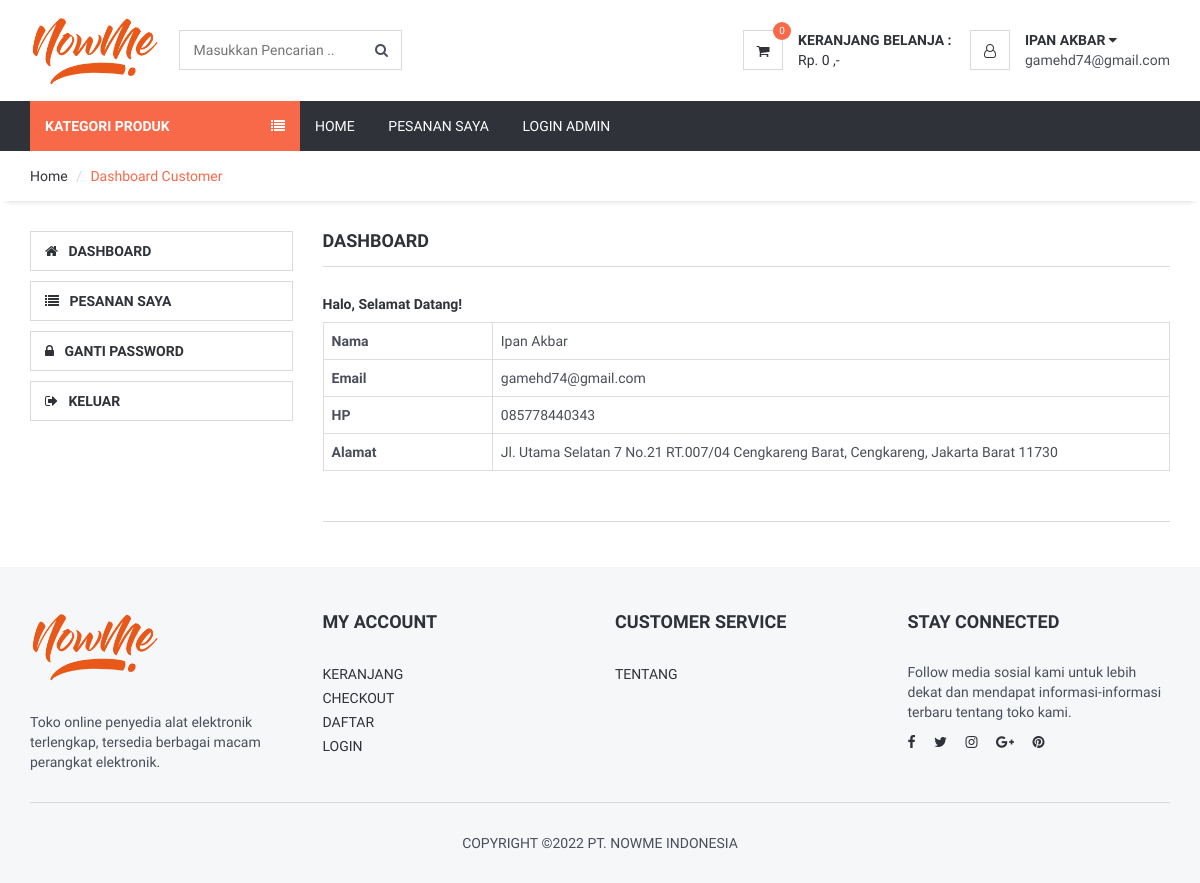
/customer.php (signed in), run on the app's committed database.
### tables this page shows
CREATE TABLE `customer` (
  `customer_id` int(11) NOT NULL,
  `customer_nama` varchar(255) NOT NULL,
  `customer_email` varchar(255) NOT NULL,
  `customer_hp` varchar(20) NOT NULL,
  `customer_alamat` text NOT NULL,
  `customer_password` varchar(255) NOT NULL
);

### customer.php (the view)
<?php include 'header.php'; ?>
<div id="breadcrumb">
	<div class="container">
		<ul class="breadcrumb">
			<li><a href="index.php">Home</a></li>
			<li class="active">Dashboard Customer</li>
		</ul>
	</div>
</div>
<div class="section">
	<div class="container">
		<div class="row">
			<?php
			include 'customer_sidebar.php';
			?>
			<div id="main" class="col-md-9">
				<h4>DASHBOARD</h4>
				<div id="store">
					<div class="row">
						<div class="col-lg-12">
							<h5>Halo, Selamat Datang!</h5>
							<table class="table table-bordered">
								<tbody>
									<?php
									$id = $_SESSION['customer_id'];
									$customer = mysqli_query($koneksi,"select * from customer where customer_id='$id'");
									while($i = mysqli_fetch_array($customer)){
										?>
										<tr>
											<th width="20%">Nama</th>
											<td><?php echo $i['customer_nama'] ?></td>
										</tr>
										<tr>
											<th width="20%">Email</th>
											<td><?php echo $i['customer_email'] ?></td>
										</tr>
										<tr>
											<th>HP</th>
											<td><?php echo $i['customer_hp'] ?></td>
										</tr>
										<tr>
											<th>Alamat</th>
											<td><?php echo $i['customer_alamat'] ?></td>
										</tr>
										<?php
									}
									?>
								</tbody>
							</table>
						</div>
					</div>
				</div>
			</div>
		</div>
	</div>
</div>
<?php include 'footer.php'; ?>

### header.php (shortened to what this page needs)
<!DOCTYPE html>
<html lang="en">
<head>
	<link type="text/css" rel="stylesheet" href="frontend/css/bootstrap.min.css" />
	<link type="text/css" rel="stylesheet" href="frontend/css/slick.css" />
	<link type="text/css" rel="stylesheet" href="frontend/css/slick-theme.css" />
	<link type="text/css" rel="stylesheet" href="frontend/css/nouislider.min.css" />
	<link rel="stylesheet" href="frontend/css/font-awesome.min.css">
	<link type="text/css" rel="stylesheet" href="frontend/css/style.css" />
</head>
<?php
include 'koneksi.php';
?>
<body>
	<header>
		<div id="header">
			<div class="container">
				<div class="pull-left">
					<div class="header-logo">
						<a class="logo" href="#">
							<img src="frontend/img/logoatas.png" alt="">
						</a>
					</div>
					<div class="header-search">
						<form action="" method="get">
							<input class="input" type="text" name="cari" placeholder="Masukkan Pencarian ..">
							<button class="search-btn"><i class="fa fa-search"></i></button>
						</form>
					</div>
				</div>
				<div class="pull-right">
					<ul class="header-btns">
						<li class="header-cart dropdown default-dropdown">
							<?php
							if(isset($_SESSION['keranjang'])){
								$jumlah_isi_keranjang = count($_SESSION['keranjang']);
							}else{
								$jumlah_isi_keranjang = 0;
							}
							?>
							<a class="dropdown-toggle" data-toggle="dropdown" aria-expanded="true">
								<div class="header-btns-icon">
									<i class="fa fa-shopping-cart"></i>
									<span class="qty"><?php echo $jumlah_isi_keranjang; ?></span>
								</div>
								<strong class="text-uppercase">Keranjang Belanja :</strong>
								<br>
								<?php
								$total = 0;
								?>
								<span><?php echo "Rp. ".number_format($total)." ,-"; ?></span>
							</a>
						</li>
						<?php
						if(isset($_SESSION['customer_status'])){
							$id_customer = $_SESSION['customer_id'];
							$customer = mysqli_query($koneksi,"select * from customer where customer_id='$id_customer'");
							$c = mysqli_fetch_assoc($customer);
							?>
							<li class="header-account dropdown default-dropdown" style="min-width: 200px">
								<div class="dropdown-toggle" role="button" data-toggle="dropdown" aria-expanded="true">
									<div class="header-btns-icon">
										<i class="fa fa-user-o"></i>
									</div>
									<strong class="text-uppercase"><?php echo $c['customer_nama']; ?> <i class="fa fa-caret-down"></i></strong>
								</div>
								<span><?php echo $c['customer_email']; ?></span>
							</li>
							<?php
						}
						?>
					</ul>
				</div>
			</div>
		</div>
	</header>
	<div id="navigation">
		<div class="container">
			<div id="responsive-nav">
				<div class="category-nav show-on-click">
					<span class="category-header">Kategori Produk <i class="fa fa-list"></i></span>
				</div>
				<div class="menu-nav">
					<ul class="menu-list">
						<li><a href="index.php">Home</a></li>
						<li><a href="customer_pesanan.php">Pesanan Saya</a></li>
						<li><a href="login.php">Login Admin</a></li>
					</ul>
				</div>
			</div>
		</div>
	</div>

### frontend/css/style.css (style rules this page uses)
body { font-family: 'Hind', sans-serif; color: #4A4E5A; overflow-x: hidden; }
h1, h2, h3, h4, h5, h6 { color: #30323A; margin: 0 0 10px; font-weight: 700; }
a { color: #30323A; -webkit-transition: 0.3s color; transition: 0.3s color; }
strong { color: #30323A; }
ul, ol { margin: 0; padding: 0; list-style: none }
.input { width: 100%; height: 40px; padding: 0px 15px; border: none; background-color: transparent; -webkit-box-shadow: 0px 0px 0px 1px #DADADA inset, 0px 0px 0px 5px transparent; box-shadow: 0px 0px 0px 1px #DADADA inset, 0px 0px 0px 5px transparent; -webkit-transition: 0.3s all; transition: 0.3s all; }
.section { padding-top: 30px; padding-bottom: 30px; }
#breadcrumb { -webkit-box-shadow: 0px 6px 6px -6px rgba(0, 0, 0, 0.175); box-shadow: 0px 6px 6px -6px rgba(0, 0, 0, 0.175); }
.breadcrumb { background-color: transparent; border: none; border-radius: 0px; padding: 15px 0px; margin: 0; }
.breadcrumb>.active { color: #F8694A; }
.breadcrumb>li+li:before { color: #DADADA; }
#header { padding-top: 15px; padding-bottom: 15px; }
.header-logo { display: inline-block; margin-right: 15px; }
.header-logo .logo>img { width: 100%; max-height: 70px; }
.header-search { display: inline-block; padding: 15px 0px; max-width: 400px; }
.header-search>form { position: relative; }
.header-search>form .search-btn { position: absolute; top: 0px; right: 0px; width: 40px; height: 40px; background-color: transparent; border: none; }
.header-btns>li { display: inline-block; vertical-align: top; padding: 15px 0px; }
.header-btns>li+li { margin-left: 15px; }
.header-btns>li .header-btns-icon { position: relative; float: left; margin-right: 15px; width: 40px; height: 40px; line-height: 40px; text-align: center; color: #30323A; background-color: #FFF; border: 1px solid #DADADA; }
.header-btns .dropdown-toggle { display: block; cursor: pointer; }
.header-cart .header-btns-icon .qty { position: absolute; right: -9px; top: -9px; width: 18px; height: 18px; line-height: 18px; text-align: center; font-size: 10px; background: #F8694A; color: #FFF; border-radius: 50%; }
#navigation { background-color: #30323A; }
#navigation .container { position: relative; }
.category-nav { float: left; width: 270px; }
.category-nav .category-header { padding: 15px; display: block; text-transform: uppercase; background: #F8694A; color: #FFF; font-weight: 700; }
.category-nav .category-header>i { float: right; line-height: 20px; }
.menu-nav .menu-list>li { display: inline-block; }
.menu-nav .menu-list>li>a { display: block; padding: 15px; color: #FFF; text-transform: uppercase; }
#store { margin-top: 15px; padding-top: 30px; border-top: 1px solid #DADADA; margin-bottom: 15px; padding-bottom: 30px; border-bottom: 1px solid #DADADA; }

### data on the page
customer: customer_nama "IPAN AKBAR", customer_email "gamehd74@gmail.com", customer_nama "Ipan Akbar", customer_hp "085778440343", customer_alamat "Jl. Utama Selatan 7 No.21 RT.007/04 Cengkareng Barat, Cengkareng, Jakarta Barat 11730"

### other printed values
$jumlah_isi_keranjang "0"
$total "0"
